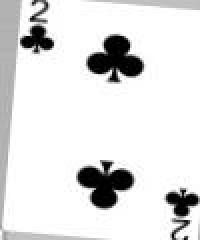
#> input picture Jungmin/augmentation/C2_0_2509.jpg, 100 x 120 px, found by its file name (shown 2 times larger)
$ jupyter execute '1212 think.ipynb'
#> lines starting #> are read from the running program, lines starting #| are printed output that depends on the picture; after the words box and inside, x2 and y2 are one past the last pixel; in counts of white or black regions, pixels touching at a corner belong together
[cell 1]
import cv2
import numpy as np
import matplotlib.pyplot as plt
import os

[cell 2]
img = cv2.imread('../au_dataset/C2_0_2509.jpg', cv2.IMREAD_GRAYSCALE)
#> img is the input picture: shape (120, 100); min 0, max 255, mean 225
plt.imshow(img, cmap = 'gray')
plt.show()

[cell 3]
_,img2 = cv2.threshold(img, 200, 255, cv2.THRESH_BINARY_INV)
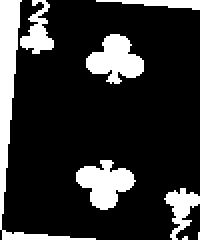
#> img2: shape (120, 100) (shown 2 times larger); 18.6% white; 8 white regions (2 under 20 px), largest, box (x1, y1, x2, y2) and area: (0, 0, 48, 120) 776, (38, 80, 68, 105) 437, (43, 17, 72, 42) 436, (10, 0, 27, 27) 224, (82, 94, 100, 120) 216, (48, 0, 100, 5) 139
plt.imshow(img2)
plt.show()

[cell 4]
plt.imshow(img2[:,:15])
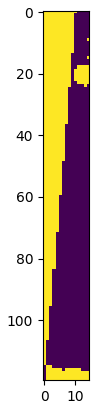
#> figure drawn by matplotlib, 1 panel

[cell 5]
height, width = img2.shape
#> height = 120; width = 100
matrix = cv2.getRotationMatrix2D((width/2, height/2), 7, 1)
dst = cv2.warpAffine(img2, matrix, (width, height))
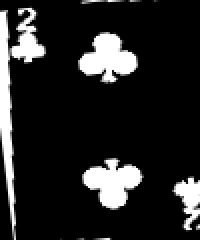
#> dst: shape (120, 100) (shown 2 times larger); min 0, max 255, mean 37.6
plt.imshow(dst)

[cell 6]
img = cv2.imread('./test.PNG', cv2.IMREAD_GRAYSCALE)
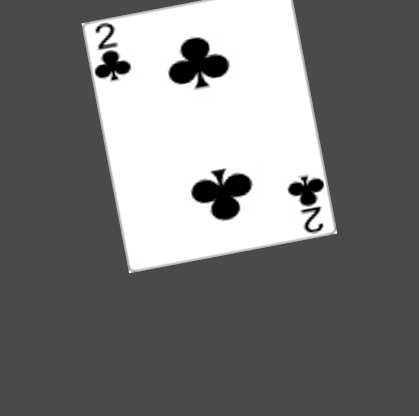
#> input picture Jungmin/test.PNG, 419 x 416 px
#> img: shape (416, 419); min 0, max 255, mean 121.2
plt.imshow(img, cmap = 'gray')
plt.show()

[cell 7]
thresh, im_bw = cv2.threshold(img, 170, 255, 0)
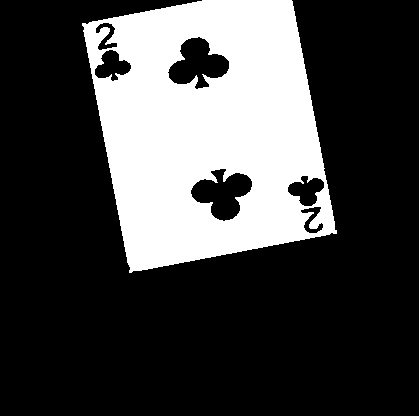
#> im_bw: shape (416, 419); 27.2% white; 1 white region
contours, hierarchy = cv2.findContours(im_bw.copy(), cv2.RETR_TREE, cv2.CHAIN_APPROX_SIMPLE)
#> contours = 7 contours; box (x1, y1, x2, y2) and area: (82, 0, 337, 273) 52436, (190, 168, 253, 222) 1932, (167, 36, 230, 90) 1930, (287, 175, 325, 207) 713, (94, 49, 132, 82) 711, (95, 22, 118, 51) 302, (300, 206, 324, 234) 294

rects = [cv2.minAreaRect(each) for each in contours]
#> rects = 7 items
rects = [(a,b,c) for a, b, c  in rects if ((b[0]*b[1]>50000))]
#> rects = [((209, 127.9), (211.3, 254), -10.78)]
img2 = img.copy()
for rect in rects:
    box = cv2.boxPoints(rect)
    box = box.astype('int')
    img2 = cv2.drawContours(img2, [box], -1, (0, 0, 0), 5)
#> this loop made 1 pass
#> (rect, box) on pass 1: (((209, 127.9), (211.3, 254), -10.78), [[128, 272], [81, 22], [289, -16], [336, 232]])
#> pass 1, `img2 = cv2.drawContours(img2, [box], -1, (0, 0, 0), 5)`:
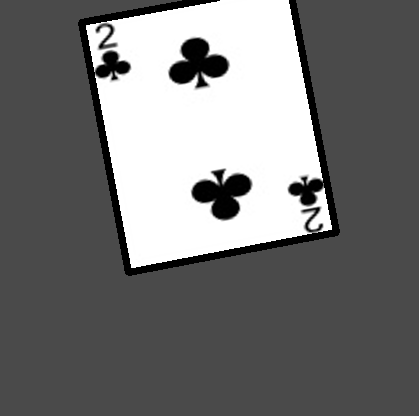
#> img2: shape (416, 419); min 0, max 255, mean 116
plt.figure(figsize=(20,10))
plt.imshow(img2, cmap = 'gray')

[cell 8]
rects
#> Out = [((209, 127.9), (211.3, 254), -10.78)]
